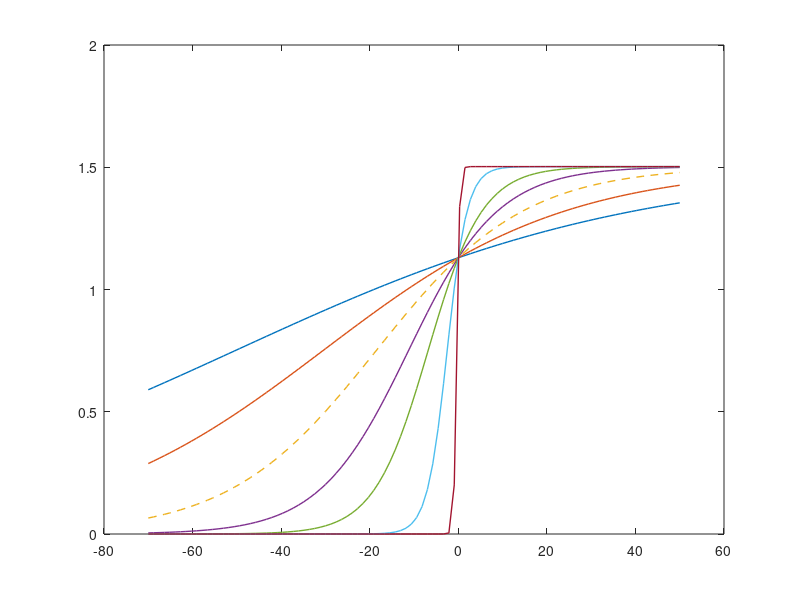

This figure's MATLAB source: (Note: this script raises an error after producing the figure.)
%% Plots for understanding magnesium switch function
clear
close all

%% Select which figure you want (fig=1 or fig=2)
fig=2;

%% Plots

if fig == 1
    V=[-70:10:0]%fig 1;
    mg=linspace(-1, 1);% mg=[-1:0.1:1]
elseif fig == 2
    V=linspace(-70, 50);%fig2
    mg=[-1, -0.5, 0, 0.5, 1, 2, 4];% 2 3 4];%
end

alpha=exp(mg);
VN   =  10;                               % reversal Ca(NMDA)   

for v = 1:length(V)
    for a =1:length(alpha)        
        s(a, v) = 1.50265./(1 + 0.33*exp(-0.06.*alpha(a)'.*V(v)));% from mg_switch.m
    end
end


if fig == 1
    figure(1)
    % how s varies with mg
    for v = 1:length(V)
        plot(mg, s(:,v), 'LineWidth', 1)
        hold on
    end
    legend(string(V), 'location', 'NorthEastOutside')
    xlabel('blk_N_M_D_A')
    ylabel('m(V)')
    box off
    set(gcf, 'color', 'white')
end

if fig == 2
    % how m(V)/s varies with membrane potential (V)
    figure(2)
    for a = 1:length(mg)
        if mg(a) ~= 0
            plot(V, s(a,:), '-','LineWidth', 1)
            hold on
        elseif mg(a) ==0
            plot(V, s(a,:), '--', 'LineWidth', 1)
            hold on
        end
    end
    
    legend(string(mg), 'location', 'NorthEastOutside')
    xlabel('V'); xlim([-70 50])
    ylabel('m(V)')
    box off
    set(gcf, 'color', 'white')
    
end
